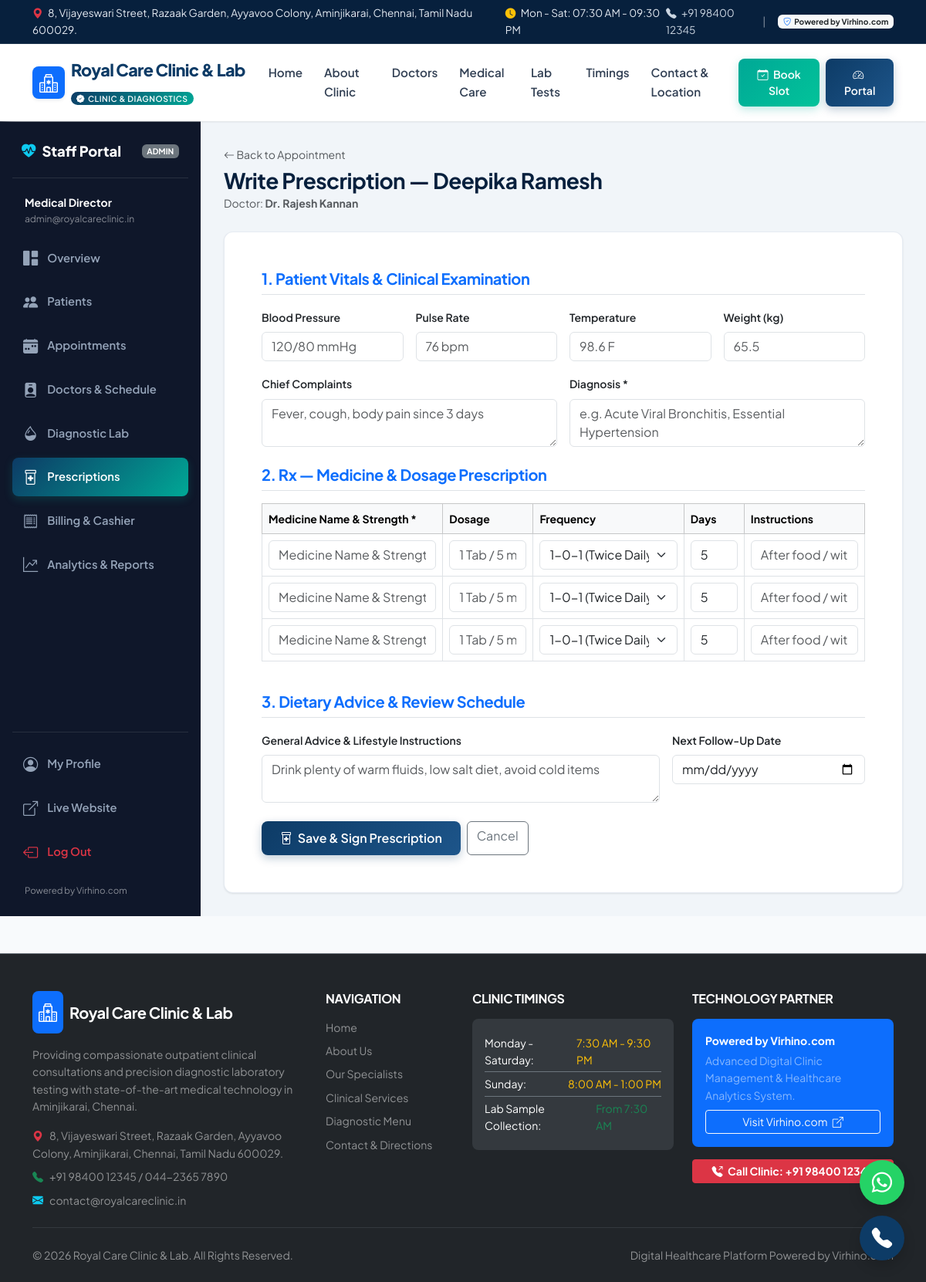
Screenshot of /prescriptions/create/59/ (signed in) with the database file from the repository.
### accounts/models.py (models this page shows, shortened)
class User(AbstractUser):
    ROLE_CHOICES = (
        ('admin', 'Administrator'),
        ('doctor', 'Doctor / Specialist'),
        ('receptionist', 'Receptionist / Front Desk'),
        ('lab_technician', 'Lab Technician / Pathologist'),
        ('patient', 'Patient'),
    )
    role = models.CharField(max_length=20, choices=ROLE_CHOICES, default='receptionist')
    phone = models.CharField(max_length=20, unique=True, null=True, blank=True)
    address = models.TextField(blank=True, null=True)
    avatar = models.ImageField(upload_to='avatars/', blank=True, null=True)
    class Meta:
        ordering = ['username']
        verbose_name = 'User'
        verbose_name_plural = 'Users'
    @property
    def is_admin(self):
        return self.role == 'admin' or self.is_superuser
    @property
    def is_doctor(self):
        return self.role == 'doctor'

### appointments/models.py (models this page shows, shortened)
class Appointment(models.Model):
    STATUS_CHOICES = (
        ('scheduled', 'Scheduled'),
        ('confirmed', 'Confirmed'),
        ('in_progress', 'In Progress'),
        ('completed', 'Completed'),
        ('cancelled', 'Cancelled'),
        ('no_show', 'No-Show / Absent'),
    )
    TYPE_CHOICES = (
        ('consultation', 'Initial Consultation'),
        ('follow_up', 'Follow-up Visit'),
        ('emergency', 'Emergency Walk-in'),
        ('report_review', 'Lab Report Review'),
    )
    patient = models.ForeignKey(
        Patient,
        on_delete=models.CASCADE,
        related_name='appointments'
    )
    doctor = models.ForeignKey(
        Doctor,
        on_delete=models.CASCADE,
        related_name='appointments'
    )
    appointment_date = models.DateField(db_index=True)
    appointment_time = models.TimeField()
    appointment_type = models.CharField(max_length=20, choices=TYPE_CHOICES, default='consultation')
    status = models.CharField(max_length=20, choices=STATUS_CHOICES, default='scheduled', db_index=True)
    fee = models.DecimalField(max_digits=8, decimal_places=2, default=400.00)
    reason = models.TextField(blank=True, help_text='Symptoms or purpose of visit')
    doctor_notes = models.TextField(blank=True, help_text='Internal clinical notes')
    reminder_sent = models.BooleanField(default=False)
    created_at = models.DateTimeField(auto_now_add=True, db_index=True)
    updated_at = models.DateTimeField(auto_now=True)
    class Meta:
        ordering = ['-appointment_date', '-appointment_time']
        unique_together = ['doctor', 'appointment_date', 'appointment_time']
        indexes = [
            models.Index(fields=['appointment_date', 'status']),
            models.Index(fields=['doctor', 'appointment_date']),
        ]

### doctors/models.py (models this page shows, shortened)
class Doctor(models.Model):
    SPECIALTY_CHOICES = (
        ('General Physician', 'General Physician & Internal Medicine'),
        ('Cardiologist', 'Cardiology & Heart Care'),
        ('Diabetologist', 'Diabetology & Endocrinology'),
        ('Pediatrician', 'Pediatrics & Child Health'),
        ('Gynecologist', 'Obstetrics & Gynecology'),
        ('Dermatologist', 'Dermatology & Skin Care'),
        ('Orthopedist', 'Orthopedics & Joint Care'),
        ('ENT Specialist', 'Ear, Nose & Throat (ENT)'),
        ('Pathologist', 'Pathology & Lab Diagnostics'),
    )
    user = models.OneToOneField(
        settings.AUTH_USER_MODEL,
        on_delete=models.CASCADE,
        related_name='doctor_profile'
    )
    specialization = models.CharField(max_length=100, choices=SPECIALTY_CHOICES, default='General Physician')
    qualification = models.CharField(max_length=200, help_text='e.g., MBBS, MD (General Medicine), DNB')
    experience_years = models.PositiveIntegerField(default=1)
    consultation_fee = models.DecimalField(max_digits=8, decimal_places=2, default=400.00)
    room_number = models.CharField(max_length=20, default='OPD-1', help_text='Consulting Room No.')
    photo = models.ImageField(upload_to='doctors/', blank=True, null=True)
    bio = models.TextField(blank=True, help_text='Professional background and clinical focus')
    available_days = models.CharField(
        max_length=100,
        default='Monday,Tuesday,Wednesday,Thursday,Friday,Saturday',
        help_text='Comma-separated days'
    )
    start_time = models.TimeField(default='09:00:00', help_text='Consulting Start Time')
    end_time = models.TimeField(default='18:00:00', help_text='Consulting End Time')
    slot_duration_minutes = models.PositiveIntegerField(default=15, help_text='Minutes per patient slot')
    is_available = models.BooleanField(default=True)
    created_at = models.DateTimeField(auto_now_add=True)
    class Meta:
        ordering = ['specialization', 'user__first_name']
    @property
    def doctor_name(self):
        return f"Dr. {self.user.get_full_name()}" if self.user.get_full_name() else f"Dr. {self.user.username}"

### prescriptions/views.py (the view)
# urls.py: path('create/<int:appointment_id>/', views.prescription_create, name='prescription_create'),
@login_required
@doctor_required
def prescription_create(request, appointment_id):
    appointment = get_object_or_404(Appointment, pk=appointment_id)
    if hasattr(appointment, 'prescription'):
        messages.info(request, 'Prescription already exists for this appointment.')
        return redirect('prescription_detail', pk=appointment.prescription.pk)
    if request.method == 'POST':
        form = PrescriptionForm(request.POST)
        formset = MedicineFormSet(request.POST)
        if form.is_valid() and formset.is_valid():
            prescription = form.save()
            formset.instance = prescription
            formset.save()
            appointment.status = 'completed'
            appointment.save()
            messages.success(request, f'Prescription created for {appointment.patient.full_name}.')
            return redirect('prescription_detail', pk=prescription.pk)
    else:
        form = PrescriptionForm(initial={'appointment': appointment})
        formset = MedicineFormSet()
    return render(request, 'prescriptions/form.html', {
        'form': form,
        'formset': formset,
        'appointment': appointment,
        'title': f'Write Prescription — {appointment.patient.full_name}',
    })

### templates/prescriptions/form.html (shortened to what this page needs)
{% extends 'dashboard_base.html' %}
{% block dashboard_content %}
<div class="d-flex justify-content-between align-items-center mb-4">
  <div>
    <a href="{% url 'appointment_detail' appointment.id %}" class="small text-muted text-decoration-none"><i class="bi bi-arrow-left"></i> Back to Appointment</a>
    <h3 class="fw-bold mb-0 mt-1">{{ title }}</h3>
    <span class="text-muted small">Doctor: <strong>{{ appointment.doctor.doctor_name }}</strong></span>
  </div>
</div>
<div class="card card-custom p-4 p-md-5">
  <form method="POST">
    <h5 class="fw-bold text-primary mb-3 pb-2 border-bottom">1. Patient Vitals & Clinical Examination</h5>
    <div class="row g-3 mb-4">
      <div class="col-md-3">
        <label class="form-label small fw-semibold">Blood Pressure</label>
        {{ form.blood_pressure }}
      </div>
      <div class="col-md-3">
        <label class="form-label small fw-semibold">Pulse Rate</label>
        {{ form.pulse_rate }}
      </div>
      <div class="col-md-3">
        <label class="form-label small fw-semibold">Temperature</label>
        {{ form.temperature }}
      </div>
      <div class="col-md-3">
        <label class="form-label small fw-semibold">Weight (kg)</label>
        {{ form.weight_kg }}
      </div>
      <div class="col-md-6">
        <label class="form-label small fw-semibold">Chief Complaints</label>
        {{ form.chief_complaints }}
      </div>
      <div class="col-md-6">
        <label class="form-label small fw-semibold">Diagnosis *</label>
        {{ form.diagnosis }}
      </div>
    </div>
    <h5 class="fw-bold text-primary mb-3 pb-2 border-bottom">2. Rx — Medicine & Dosage Prescription</h5>
    <div class="table-responsive mb-4">
      <table class="table table-bordered align-middle small">
        <thead class="table-light">
          <tr>
            <th style="width: 30%;">Medicine Name & Strength *</th>
            <th style="width: 15%;">Dosage</th>
            <th style="width: 25%;">Frequency</th>
            <th style="width: 10%;">Days</th>
            <th style="width: 20%;">Instructions</th>
          </tr>
        </thead>
        <tbody>
          {% for med_form in formset %}
            <tr>
              <td>
                {{ med_form.medicine_name }}
              </td>
              <td>{{ med_form.dosage }}</td>
              <td>{{ med_form.frequency }}</td>
              <td>{{ med_form.duration_days }}</td>
              <td>{{ med_form.instructions }}</td>
            </tr>
          {% endfor %}
        </tbody>
      </table>
    </div>
    <h5 class="fw-bold text-primary mb-3 pb-2 border-bottom">3. Dietary Advice & Review Schedule</h5>
    <div class="row g-3 mb-4">
      <div class="col-md-8">
        <label class="form-label small fw-semibold">General Advice & Lifestyle Instructions</label>
        {{ form.advice_diet }}
      </div>
      <div class="col-md-4">
        <label class="form-label small fw-semibold">Next Follow-Up Date</label>
        {{ form.follow_up_date }}
      </div>
    </div>
    <div class="d-flex gap-2">
      <button type="submit" class="btn btn-primary-custom px-4">
        <i class="bi bi-prescription2 me-1"></i> Save & Sign Prescription
      </button>
      <a href="{% url 'appointment_detail' appointment.id %}" class="btn btn-outline-secondary">Cancel</a>
    </div>
  </form>
</div>
{% endblock %}

### templates/dashboard_base.html
{% extends 'base.html' %}
{% load static %}
{% block content %}
<div class="dashboard-layout">
  <aside class="sidebar no-print">
    <div>
      <div class="sidebar-brand d-flex align-items-center justify-content-between">
        <div class="d-flex align-items-center gap-2">
          <i class="bi bi-heart-pulse-fill text-info"></i>
          <span>Staff Portal</span>
        </div>
        <span class="badge bg-secondary text-uppercase" style="font-size: 0.65rem;">{{ user.role }}</span>
      </div>
      <div class="px-3 mb-3 text-white-50 small">
        <div class="fw-bold text-white">{{ user.get_full_name|default:user.username }}</div>
        <div style="font-size: 0.75rem;">{{ user.email }}</div>
      </div>
      <ul class="sidebar-nav">
        <li>
          <a href="{% url 'dashboard' %}" class="sidebar-link {% if request.resolver_match.url_name == 'dashboard' %}active{% endif %}">
            <i class="bi bi-grid-1x2-fill"></i>
            <span>Overview</span>
          </a>
        </li>
        <li>
          <a href="{% url 'patient_list' %}" class="sidebar-link {% if 'patient' in request.resolver_match.url_name %}active{% endif %}">
            <i class="bi bi-people-fill"></i>
            <span>Patients</span>
          </a>
        </li>
        <li>
          <a href="{% url 'appointment_list' %}" class="sidebar-link {% if 'appointment' in request.resolver_match.url_name %}active{% endif %}">
            <i class="bi bi-calendar-week-fill"></i>
            <span>Appointments</span>
          </a>
        </li>
        <li>
          <a href="{% url 'doctor_list' %}" class="sidebar-link {% if 'doctor' in request.resolver_match.url_name %}active{% endif %}">
            <i class="bi bi-person-badge-fill"></i>
            <span>Doctors & Schedule</span>
          </a>
        </li>
        <li>
          <a href="{% url 'lab_dashboard' %}" class="sidebar-link {% if 'lab' in request.resolver_match.url_name %}active{% endif %}">
            <i class="bi bi-droplet-half"></i>
            <span>Diagnostic Lab</span>
          </a>
        </li>
        <li>
          <a href="{% url 'prescription_list' %}" class="sidebar-link {% if 'prescription' in request.resolver_match.url_name %}active{% endif %}">
            <i class="bi bi-prescription2"></i>
            <span>Prescriptions</span>
          </a>
        </li>
        <li>
          <a href="{% url 'invoice_list' %}" class="sidebar-link {% if 'invoice' in request.resolver_match.url_name %}active{% endif %}">
            <i class="bi bi-receipt"></i>
            <span>Billing & Cashier</span>
          </a>
        </li>
        <li>
          <a href="{% url 'analytics_dashboard' %}" class="sidebar-link {% if 'analytics' in request.resolver_match.url_name or 'report' in request.resolver_match.url_name %}active{% endif %}">
            <i class="bi bi-graph-up-arrow"></i>
            <span>Analytics & Reports</span>
          </a>
        </li>
      </ul>
    </div>
    <div class="pt-3 border-top border-secondary border-opacity-25">
      <ul class="sidebar-nav">
        <li>
          <a href="{% url 'profile' %}" class="sidebar-link {% if request.resolver_match.url_name == 'profile' %}active{% endif %}">
            <i class="bi bi-person-circle"></i>
            <span>My Profile</span>
          </a>
        </li>
        <li>
          <a href="{% url 'home' %}" class="sidebar-link" target="_blank">
            <i class="bi bi-box-arrow-up-right"></i>
            <span>Live Website</span>
          </a>
        </li>
        <li>
          <a href="{% url 'logout' %}" class="sidebar-link text-danger">
            <i class="bi bi-box-arrow-left"></i>
            <span>Log Out</span>
          </a>
        </li>
      </ul>
      <div class="mt-3 px-3 small text-white-50" style="font-size: 0.72rem;">
        {{ CLINIC.BRAND }}
      </div>
    </div>
  </aside>
  <main class="main-content">
    {% block dashboard_content %}{% endblock %}
  </main>
</div>
{% endblock %}

### rows the page displays
User: role "ADMIN", get_full_name "Medical Director", email "admin@royalcareclinic.in"
Appointment: doctor.doctor_name "Dr. Rajesh Kannan"

### other values shown
{{ CLINIC.ADDRESS }} "8, Vijayeswari Street, Razaak Garden, Ayyavoo Colony, Aminjikarai, Chennai, Tamil Nadu 600029."
{{ CLINIC.HOURS_WEEKDAY }} "Mon - Sat: 07:30 AM - 09:30 PM"
{{ CLINIC.PHONE }} "+91 98400 12345"
{{ CLINIC.BRAND }} "Powered by Virhino.com"
{{ CLINIC.NAME }} "Royal Care Clinic & Lab"
{{ title }} "Write Prescription — Deepika Ramesh"
{{ CLINIC.LANDLINE }} "044-2365 7890"
{{ CLINIC.EMAIL }} "contact@royalcareclinic.in"
